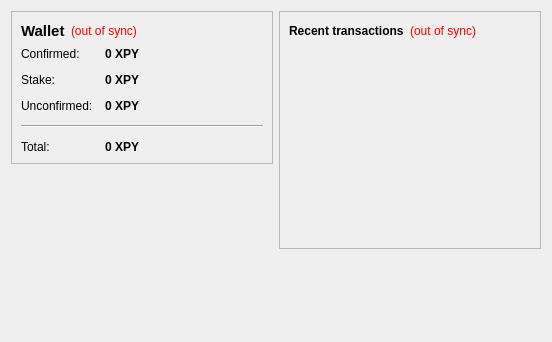
<?xml version="1.0" encoding="UTF-8"?>
<ui version="4.0">
 <class>OverviewPage</class>
 <widget class="QWidget" name="OverviewPage">
  <property name="geometry">
   <rect>
    <x>0</x>
    <y>0</y>
    <width>552</width>
    <height>342</height>
   </rect>
  </property>
  <property name="windowTitle">
   <string>Form</string>
  </property>
  <layout class="QHBoxLayout" name="horizontalLayout" stretch="1,1">
   <item>
    <layout class="QVBoxLayout" name="verticalLayout_2">
     <item>
      <widget class="QFrame" name="frame">
       <property name="frameShape">
        <enum>QFrame::StyledPanel</enum>
       </property>
       <property name="frameShadow">
        <enum>QFrame::Raised</enum>
       </property>
       <layout class="QVBoxLayout" name="verticalLayout_4">
        <item>
         <layout class="QHBoxLayout" name="horizontalLayout_4">
          <item>
           <widget class="QLabel" name="label_5">
            <property name="font">
             <font>
              <pointsize>11</pointsize>
              <weight>75</weight>
              <bold>true</bold>
             </font>
            </property>
            <property name="text">
             <string>Wallet</string>
            </property>
           </widget>
          </item>
          <item>
           <widget class="QLabel" name="labelWalletStatus">
            <property name="toolTip">
             <string>The displayed information may be out of date. Your wallet automatically synchronizes with the PesoDigital network after a connection is established, but this process has not completed yet.</string>
            </property>
            <property name="styleSheet">
             <string notr="true">QLabel { color: red; }</string>
            </property>
            <property name="text">
             <string notr="true">(out of sync)</string>
            </property>
            <property name="alignment">
             <set>Qt::AlignLeading|Qt::AlignLeft|Qt::AlignVCenter</set>
            </property>
           </widget>
          </item>
          <item>
           <spacer name="horizontalSpacer_2">
            <property name="orientation">
             <enum>Qt::Horizontal</enum>
            </property>
            <property name="sizeHint" stdset="0">
             <size>
              <width>40</width>
              <height>20</height>
             </size>
            </property>
           </spacer>
          </item>
         </layout>
        </item>
        <item>
         <layout class="QFormLayout" name="formLayout_2">
          <property name="fieldGrowthPolicy">
           <enum>QFormLayout::AllNonFixedFieldsGrow</enum>
          </property>
          <property name="horizontalSpacing">
           <number>12</number>
          </property>
          <property name="verticalSpacing">
           <number>12</number>
          </property>
          <item row="0" column="0">
           <widget class="QLabel" name="label">
            <property name="text">
             <string>Confirmed:</string>
            </property>
           </widget>
          </item>
          <item row="0" column="1">
           <widget class="QLabel" name="labelBalance">
            <property name="font">
             <font>
              <weight>75</weight>
              <bold>true</bold>
             </font>
            </property>
            <property name="cursor">
             <cursorShape>IBeamCursor</cursorShape>
            </property>
            <property name="toolTip">
             <string>Your current spendable balance</string>
            </property>
            <property name="text">
             <string notr="true">0 XPY</string>
            </property>
            <property name="textInteractionFlags">
             <set>Qt::LinksAccessibleByMouse|Qt::TextSelectableByKeyboard|Qt::TextSelectableByMouse</set>
            </property>
           </widget>
          </item>
          <item row="1" column="0">
           <widget class="QLabel" name="label_6">
            <property name="text">
             <string>Stake:</string>
            </property>
           </widget>
          </item>
          <item row="1" column="1">
           <widget class="QLabel" name="labelStake">
            <property name="font">
             <font>
              <weight>75</weight>
              <bold>true</bold>
             </font>
            </property>
            <property name="cursor">
             <cursorShape>IBeamCursor</cursorShape>
            </property>
            <property name="toolTip">
             <string>Your current stake</string>
            </property>
            <property name="text">
             <string notr="true">0 XPY</string>
            </property>
            <property name="textInteractionFlags">
             <set>Qt::LinksAccessibleByMouse|Qt::TextSelectableByKeyboard|Qt::TextSelectableByMouse</set>
            </property>
           </widget>
          </item>

          <item row="2" column="0">
           <widget class="QLabel" name="label_3">
            <property name="text">
             <string>Unconfirmed:</string>
            </property>
           </widget>
          </item>
          <item row="2" column="1">
           <widget class="QLabel" name="labelUnconfirmed">
            <property name="font">
             <font>
              <weight>75</weight>
              <bold>true</bold>
             </font>
            </property>
            <property name="cursor">
             <cursorShape>IBeamCursor</cursorShape>
            </property>
            <property name="toolTip">
             <string>Total of transactions that have yet to be confirmed, and do not yet count toward the spendable balance</string>
            </property>
            <property name="text">
             <string notr="true">0 XPY</string>
            </property>
            <property name="textInteractionFlags">
             <set>Qt::LinksAccessibleByMouse|Qt::TextSelectableByKeyboard|Qt::TextSelectableByMouse</set>
            </property>
           </widget>
          </item>
          <item row="4" column="0">
           <widget class="QLabel" name="labelTotalText">
            <property name="text">
             <string>Total:</string>
            </property>
           </widget>
          </item>
          <item row="4" column="1">
           <widget class="QLabel" name="labelTotal">
            <property name="font">
             <font>
              <weight>75</weight>
              <bold>true</bold>
             </font>
            </property>
            <property name="cursor">
             <cursorShape>IBeamCursor</cursorShape>
            </property>
            <property name="toolTip">
             <string>Your current total balance</string>
            </property>
            <property name="text">
             <string notr="true">0 XPY</string>
            </property>
            <property name="textInteractionFlags">
             <set>Qt::LinksAccessibleByMouse|Qt::TextSelectableByKeyboard|Qt::TextSelectableByMouse</set>
            </property>
           </widget>
          </item>
          <item row="3" column="0" colspan="2">
           <widget class="Line" name="line">
            <property name="orientation">
             <enum>Qt::Horizontal</enum>
            </property>
           </widget>
          </item>
         </layout>
        </item>
       </layout>
      </widget>
     </item>
     <item>
      <spacer name="verticalSpacer">
       <property name="orientation">
        <enum>Qt::Vertical</enum>
       </property>
       <property name="sizeHint" stdset="0">
        <size>
         <width>20</width>
         <height>40</height>
        </size>
       </property>
      </spacer>
     </item>
    </layout>
   </item>
   <item>
    <layout class="QVBoxLayout" name="verticalLayout_3">
     <item>
      <widget class="QFrame" name="frame_2">
       <property name="frameShape">
        <enum>QFrame::StyledPanel</enum>
       </property>
       <property name="frameShadow">
        <enum>QFrame::Raised</enum>
       </property>
       <layout class="QVBoxLayout" name="verticalLayout">
        <item>
         <layout class="QHBoxLayout" name="horizontalLayout_2">
          <item>
           <widget class="QLabel" name="label_4">
            <property name="text">
             <string>&lt;b&gt;Recent transactions&lt;/b&gt;</string>
            </property>
           </widget>
          </item>
          <item>
           <widget class="QLabel" name="labelTransactionsStatus">
            <property name="toolTip">
             <string>The displayed information may be out of date. Your wallet automatically synchronizes with the PesoDigital network after a connection is established, but this process has not completed yet.</string>
            </property>
            <property name="styleSheet">
             <string notr="true">QLabel { color: red; }</string>
            </property>
            <property name="text">
             <string notr="true">(out of sync)</string>
            </property>
            <property name="alignment">
             <set>Qt::AlignRight|Qt::AlignTrailing|Qt::AlignVCenter</set>
            </property>
           </widget>
          </item>
          <item>
           <spacer name="horizontalSpacer">
            <property name="orientation">
             <enum>Qt::Horizontal</enum>
            </property>
            <property name="sizeHint" stdset="0">
             <size>
              <width>40</width>
              <height>20</height>
             </size>
            </property>
           </spacer>
          </item>
         </layout>
        </item>
        <item>
         <widget class="QListView" name="listTransactions">
          <property name="styleSheet">
           <string notr="true">QListView { background: transparent; }</string>
          </property>
          <property name="frameShape">
           <enum>QFrame::NoFrame</enum>
          </property>
          <property name="verticalScrollBarPolicy">
           <enum>Qt::ScrollBarAlwaysOff</enum>
          </property>
          <property name="horizontalScrollBarPolicy">
           <enum>Qt::ScrollBarAlwaysOff</enum>
          </property>
          <property name="selectionMode">
           <enum>QAbstractItemView::NoSelection</enum>
          </property>
         </widget>
        </item>
       </layout>
      </widget>
     </item>
     <item>
      <spacer name="verticalSpacer_2">
       <property name="orientation">
        <enum>Qt::Vertical</enum>
       </property>
       <property name="sizeHint" stdset="0">
        <size>
         <width>20</width>
         <height>40</height>
        </size>
       </property>
      </spacer>
     </item>
    </layout>
   </item>
  </layout>
 </widget>
 <resources/>
 <connections/>
</ui>
